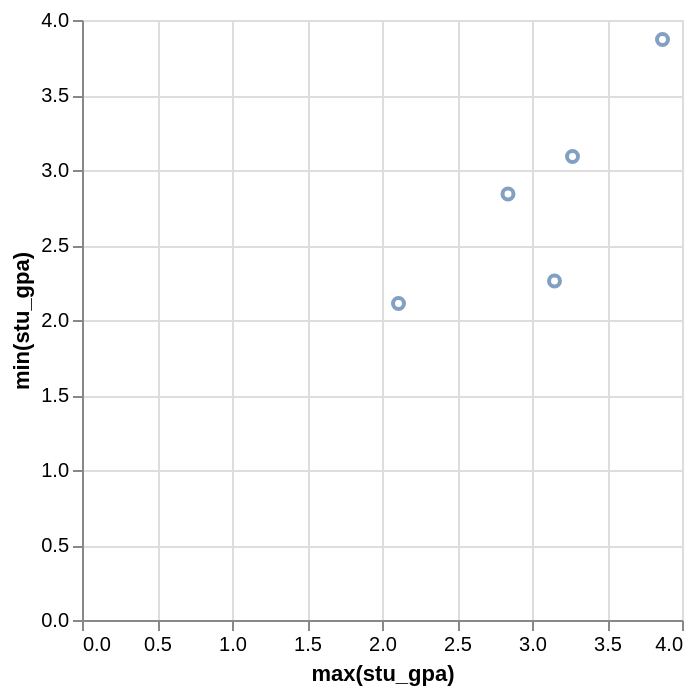

Express this chart as Vega-Lite.
### Vega-Lite specification from a JSON file in a GitHub repository (floating-point values rounded to 4 significant figures)
{"data": {"values": [{"x_data": 3.15, "y_data": 2.26}, {"x_data": 2.84, "y_data": 2.84}, {"x_data": 3.27, "y_data": 3.09}, {"x_data": 3.87, "y_data": 3.87}, {"x_data": 2.11, "y_data": 2.11}]}, "mark": "point", "encoding": {"x": {"field": "x_data", "type": "quantitative", "title": "max(stu_gpa)"}, "y": {"field": "y_data", "type": "quantitative", "title": "min(stu_gpa)"}}}
